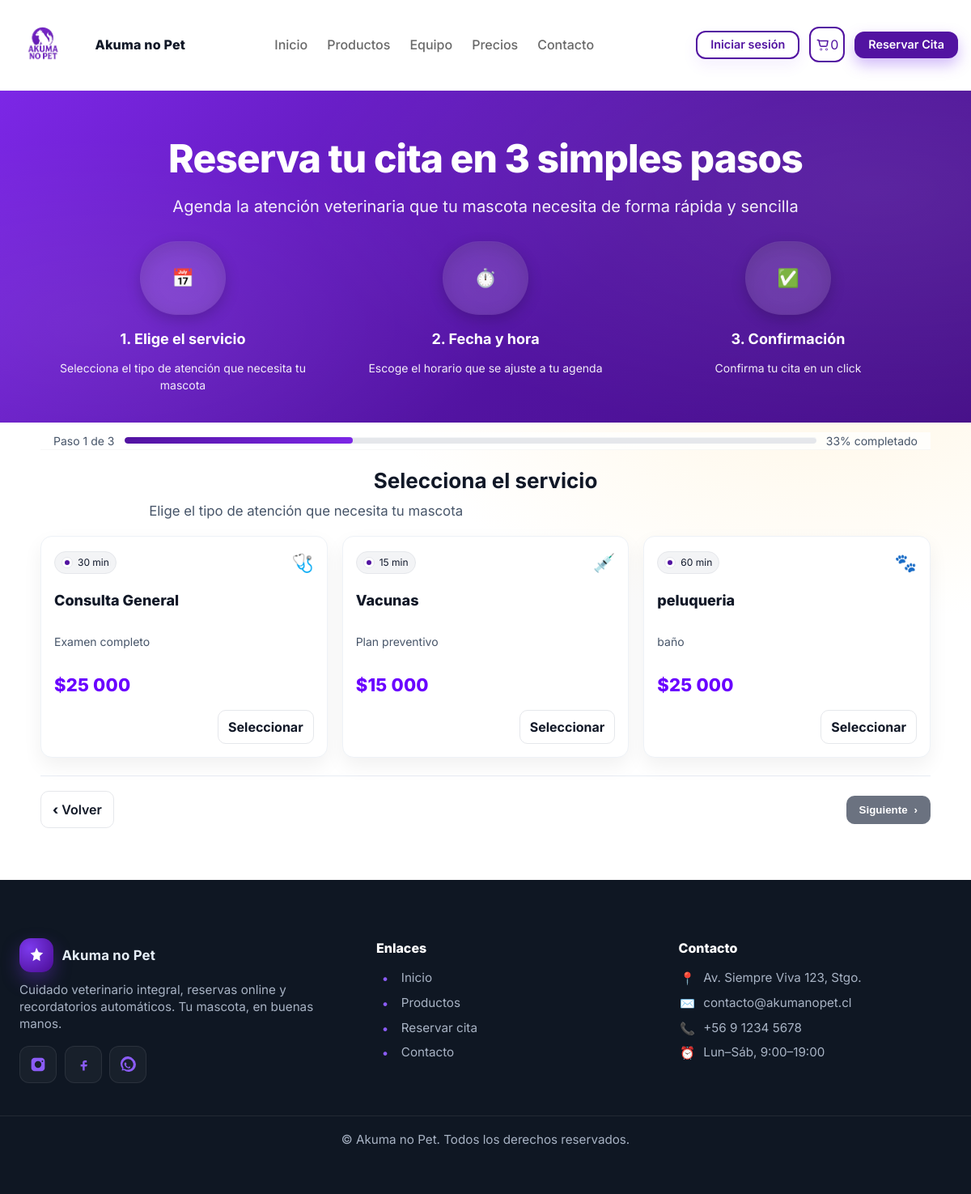
Page /agenda/reservar/ on the committed database.
### agenda/models.py (models this page shows, shortened)
class Servicio(models.Model):
    code = models.SlugField(unique=True, max_length=32)
    nombre = models.CharField(max_length=120)
    descripcion = models.TextField(blank=True, default="")
    duracion_min_default = models.PositiveIntegerField(default=30)
    precio = models.PositiveIntegerField(default=0)
    icono = models.CharField(max_length=8, blank=True, default="🐾")
    class Meta:
        ordering = ["nombre"]
        verbose_name = "Servicio"
        verbose_name_plural = "Servicios"

### agenda/views.py (the view, shortened to what this page needs)
# urls.py: path("reservar/", views.reservar_wizard, name="reservar"),
@ensure_csrf_cookie
def reservar_wizard(request):
    step = int(request.GET.get("step", "1"))
    wiz = _wiz_get(request)
    if step == 1:
        if request.method == "POST":
            f = Paso1ServicioForm(request.POST)
            if f.is_valid():
                srv = f.cleaned_data["servicio"]
                wiz.update({"servicio_id": srv.id})
                _wiz_set(request, wiz)
                return redirect(f"{reverse('agenda:reservar')}?step=2")
        else:
            initial = {}
            if wiz.get("servicio_id"):
                initial["servicio"] = wiz["servicio_id"]
            f = Paso1ServicioForm(initial=initial)
        servicios = Servicio.objects.order_by("nombre")
        return render(
            request,
            "agenda/reservar_paso1.html",
            {"form": f, "step": 1, "step_total": 3, "servicios": servicios},
        )

### agenda/views.py (called while the page is built)
def _wiz_get(request):
    return request.session.get(WIZ_KEY, {})

### carrito/context_processors.py (called while the page is built, shortened)
def cart_context(request):
    cart = request.session.get("cart", {}) or {}
    count = 0
    total = 0
    return {
        "cart_count": count,
        "cart_total": total,
    }

### agenda/templates/agenda/reservar_paso1.html (shortened to what this page needs)
{% extends "main/base.html" %}
{% load static humanize %}
{% block contenido %}
<link rel="stylesheet" href="{% static 'agenda/css/reserva.css' %}">
<div class="page-reserva">
  <section class="hero-agenda">
    <h1>Reserva tu cita en 3 simples pasos</h1>
    <p>Agenda la atención veterinaria que tu mascota necesita de forma rápida y sencilla</p>
    <div class="steps" aria-hidden="true">
      <div class="step">
        <div class="chip"><span class="i">📅</span></div>
        <h3>1. Elige el servicio</h3>
        <p>Selecciona el tipo de atención que necesita tu mascota</p>
      </div>
      <div class="step">
        <div class="chip"><span class="i">⏱️</span></div>
        <h3>2. Fecha y hora</h3>
        <p>Escoge el horario que se ajuste a tu agenda</p>
      </div>
      <div class="step">
        <div class="chip"><span class="i">✅</span></div>
        <h3>3. Confirmación</h3>
        <p>Confirma tu cita en un click</p>
      </div>
    </div>
  </section>
  <main class="wizard">
    <header class="progress-row" aria-label="Progreso">
      <span class="step-label">Paso {{ step|default:1 }} de {{ total_steps|default:3 }}</span>
      <div class="progress" role="progressbar"
           aria-valuemin="0" aria-valuemax="100"
           aria-valuenow="{{ percent|default:33 }}">
        <div class="bar" style="width: {{ percent|default:33 }}%"></div>
      </div>
      <span class="pct">{{ percent|default:33 }}% completado</span>
    </header>
    <section class="stage" aria-labelledby="titleServicios">
      <h2 id="titleServicios">Selecciona el servicio</h2>
      <p class="lead">Elige el tipo de atención que necesita tu mascota</p>
      <form method="post">
        <div class="service-grid">
          {% for s in servicios %}
            <label class="card">
              <div class="card-head">
                <div class="badge"><span class="dot"></span><span>{{ s.duracion_min_default|default:30 }} min</span></div>
                <div aria-hidden="true" style="font-size:22px">{{ s.icono|default:"🐾" }}</div>
              </div>
              <h3 class="title">{{ s.nombre }}</h3>
              {% if s.descripcion %}<p class="desc">{{ s.descripcion }}</p>{% endif %}
              <div class="price">{% if s.precio %}${{ s.precio|intcomma }}{% else %}Sin costo{% endif %}</div>
              <span class="select-btn">Seleccionar</span>
            </label>
          {% empty %}
            <p>No hay servicios configurados.</p>
          {% endfor %}
        </div>
        <div class="navRow">
          <a class="btn-ghost" href="{% url 'main:home' %}"><span class="arr">‹</span> Volver</a>
          <button class="btn-next enabled" type="submit">Siguiente <span class="arr">›</span></button>
        </div>
      </form>
    </section>
  </main>
</div>
{% endblock %}

### static/css/styles.css (style rules this page uses)
a { color: inherit; text-decoration: none; }
header { position: sticky; top: 0; z-index: 50; background: rgba(255,255,255,.8); backdrop-filter: saturate(180%) blur(6px); border-bottom: 1px solid rgba(0,0,0,.03); }
.lead { color: #4B5563; font-size: 1.05rem; max-width: 62ch; }
.chip { display: inline-flex; align-items: center; gap: .5rem; padding: .65rem 1.1rem; border-radius: 999px; font-weight: 800; font-size: 1rem; border: 1px solid rgba(0,0,0,.06); color: #374151; background: #fff; box-shadow: 0 4px 12px rgba(17,24,39,.06); }
.btn-ghost { background: #f3f4f6; color: #111; border: 0; }

### carrito/static/carrito/css/cart.css (style rules this page uses)
.btn-ghost { background: #f3f4f6; color: #111; border: 0; }

### rows in the picture
Servicio: duracion_min_default "30", icono "🩺", nombre "Consulta General", descripcion "Examen completo", precio "25 000"
Servicio: duracion_min_default "15", icono "💉", nombre "Vacunas", descripcion "Plan preventivo", precio "15 000"
Servicio: duracion_min_default "60", icono "🐾", nombre "peluqueria", descripcion "baño", precio "25 000"

### other values in the picture
{{ cart_count|default:0 }} "0"
{{ step|default:1 }} "1"
{{ total_steps|default:3 }} "3"
{{ percent|default:33 }} "33"
